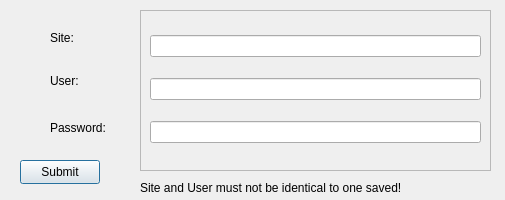
<?xml version="1.0" encoding="UTF-8"?>
<ui version="4.0">
 <class>AddPassword</class>
 <widget class="QDialog" name="AddPassword">
  <property name="geometry">
   <rect>
    <x>0</x>
    <y>0</y>
    <width>505</width>
    <height>200</height>
   </rect>
  </property>
  <property name="sizePolicy">
   <sizepolicy hsizetype="Minimum" vsizetype="Minimum">
    <horstretch>0</horstretch>
    <verstretch>0</verstretch>
   </sizepolicy>
  </property>
  <property name="minimumSize">
   <size>
    <width>505</width>
    <height>200</height>
   </size>
  </property>
  <property name="maximumSize">
   <size>
    <width>505</width>
    <height>200</height>
   </size>
  </property>
  <property name="windowTitle">
   <string>Dialog</string>
  </property>
  <widget class="QLabel" name="label">
   <property name="geometry">
    <rect>
     <x>50</x>
     <y>60</y>
     <width>87</width>
     <height>41</height>
    </rect>
   </property>
   <property name="text">
    <string>User:</string>
   </property>
  </widget>
  <widget class="QLabel" name="label_3">
   <property name="geometry">
    <rect>
     <x>50</x>
     <y>120</y>
     <width>111</width>
     <height>16</height>
    </rect>
   </property>
   <property name="text">
    <string>Password:</string>
   </property>
  </widget>
  <widget class="QPushButton" name="submitButton">
   <property name="geometry">
    <rect>
     <x>20</x>
     <y>160</y>
     <width>80</width>
     <height>24</height>
    </rect>
   </property>
   <property name="text">
    <string>Submit</string>
   </property>
  </widget>
  <widget class="QFrame" name="frame">
   <property name="geometry">
    <rect>
     <x>140</x>
     <y>10</y>
     <width>351</width>
     <height>161</height>
    </rect>
   </property>
   <property name="sizePolicy">
    <sizepolicy hsizetype="Preferred" vsizetype="Minimum">
     <horstretch>10</horstretch>
     <verstretch>0</verstretch>
    </sizepolicy>
   </property>
   <property name="minimumSize">
    <size>
     <width>200</width>
     <height>0</height>
    </size>
   </property>
   <property name="frameShape">
    <enum>QFrame::Shape::StyledPanel</enum>
   </property>
   <property name="frameShadow">
    <enum>QFrame::Shadow::Raised</enum>
   </property>
   <layout class="QVBoxLayout" name="verticalLayout">
    <item>
     <widget class="QLineEdit" name="siteEnter">
      <property name="sizePolicy">
       <sizepolicy hsizetype="Preferred" vsizetype="Fixed">
        <horstretch>0</horstretch>
        <verstretch>0</verstretch>
       </sizepolicy>
      </property>
     </widget>
    </item>
    <item>
     <widget class="QLineEdit" name="usernameEnter"/>
    </item>
    <item>
     <widget class="QLineEdit" name="pwEnter"/>
    </item>
   </layout>
  </widget>
  <widget class="QLabel" name="label_2">
   <property name="geometry">
    <rect>
     <x>50</x>
     <y>30</y>
     <width>51</width>
     <height>16</height>
    </rect>
   </property>
   <property name="text">
    <string>Site:</string>
   </property>
  </widget>
  <widget class="QLabel" name="denyText">
   <property name="geometry">
    <rect>
     <x>140</x>
     <y>180</y>
     <width>361</width>
     <height>16</height>
    </rect>
   </property>
   <property name="text">
    <string>Site and User must not be identical to one saved!</string>
   </property>
  </widget>
 </widget>
 <resources/>
 <connections/>
</ui>
